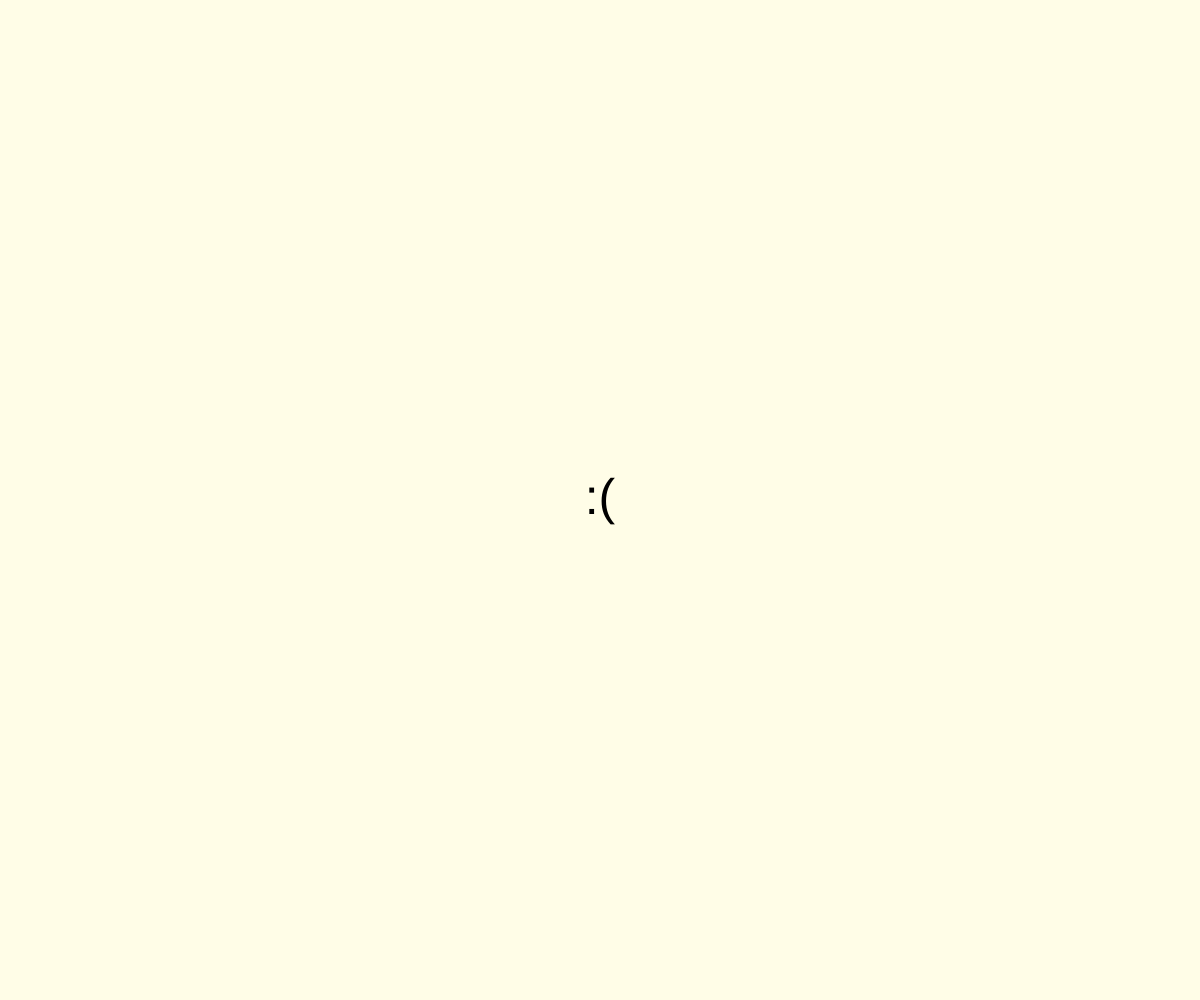
Frame 1 (no input)
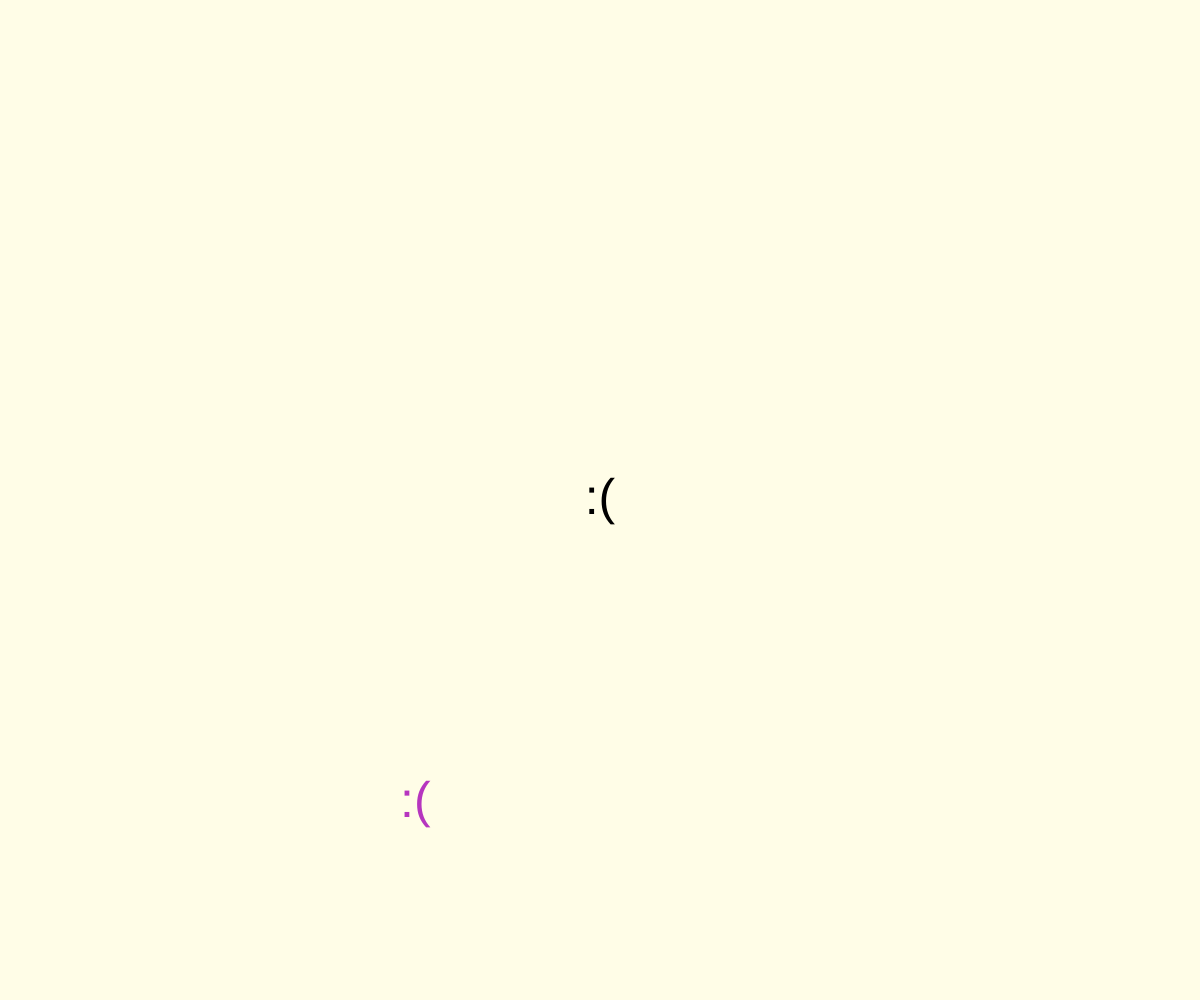
Frame 60 (no input)
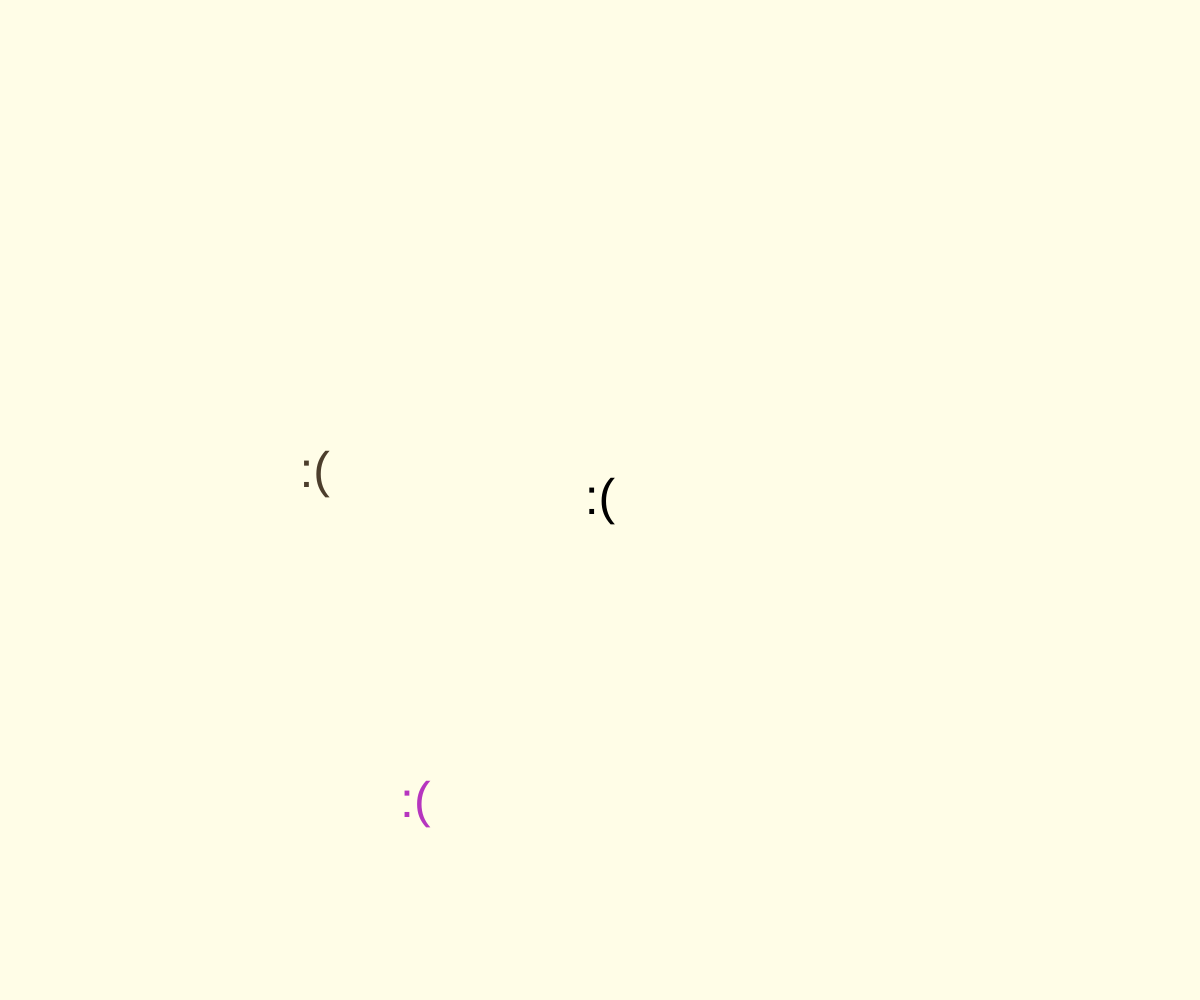
Frame 120 (the mouse pressed at the canvas centre since frame 60)

The p5.js sketch that drew these frames (run headless with seeded random() and noise() and a simulated clock; from frame 60 on, the mouse is pressed at the canvas centre):

// p5.js sketch
// ── sketch.js
let count = 0;

function setup() {
  createCanvas(windowWidth, windowHeight);
  textFont("Arial");
  textAlign(CENTER, CENTER);

  background(255, 253, 231);
  textSize(50);
  fill(0);
  text(":(", width / 2, height / 2);
}

function draw() {
  if (frameCount % 60 == 0) {
    count++;

    if (count >= 63) {
      count = 0;
      background(255, 253, 231);
      textSize(50);
      fill(0);
      text(":(", width / 2, height / 2);
    }
  }

  if (count < 59) {
    if (frameCount % 60 == 0) {
      textSize(50);
      fill(random(255), random(255), random(255));
      text(":(", random(width), random(height));
    }
  } else {
    background(255, 253, 231);
    textSize(random(120, 180));
    fill(random(255), random(255), random(255));
    text("<3", width / 2, height / 2);
  }
}
